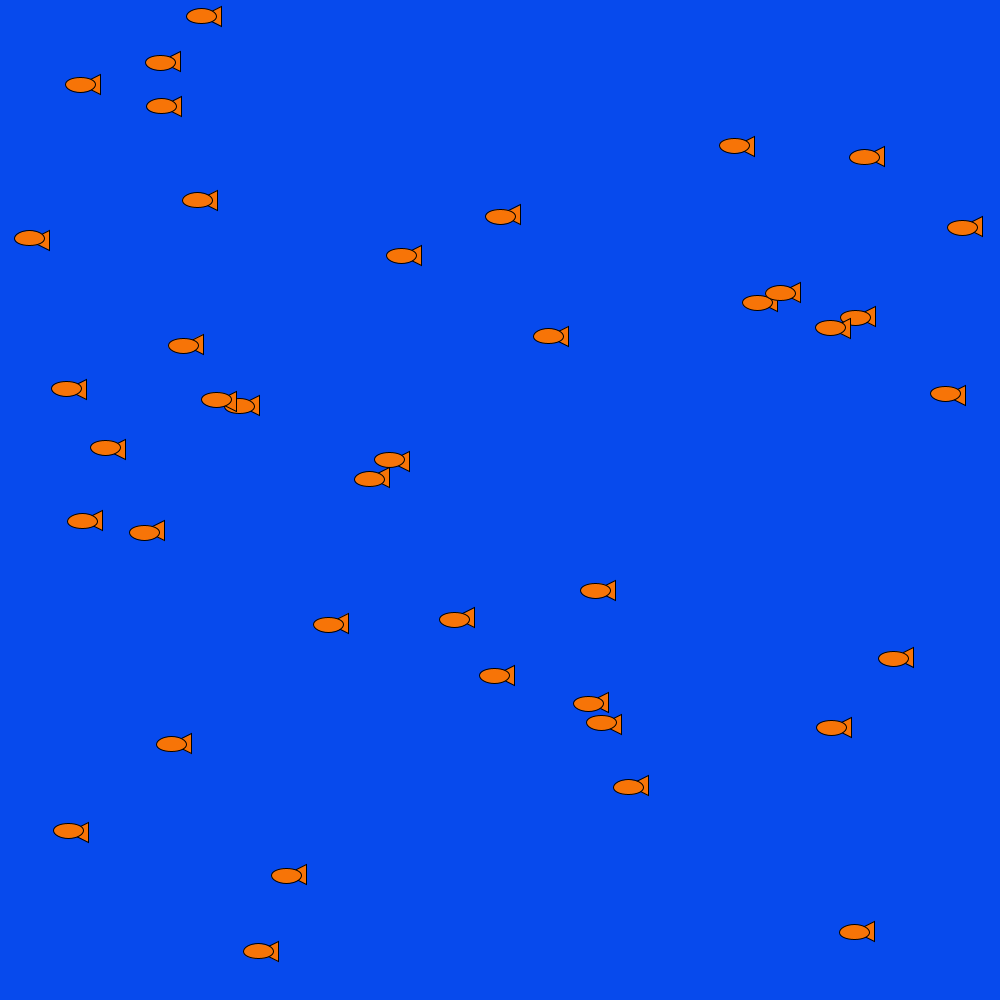
Frame 1 (no input)
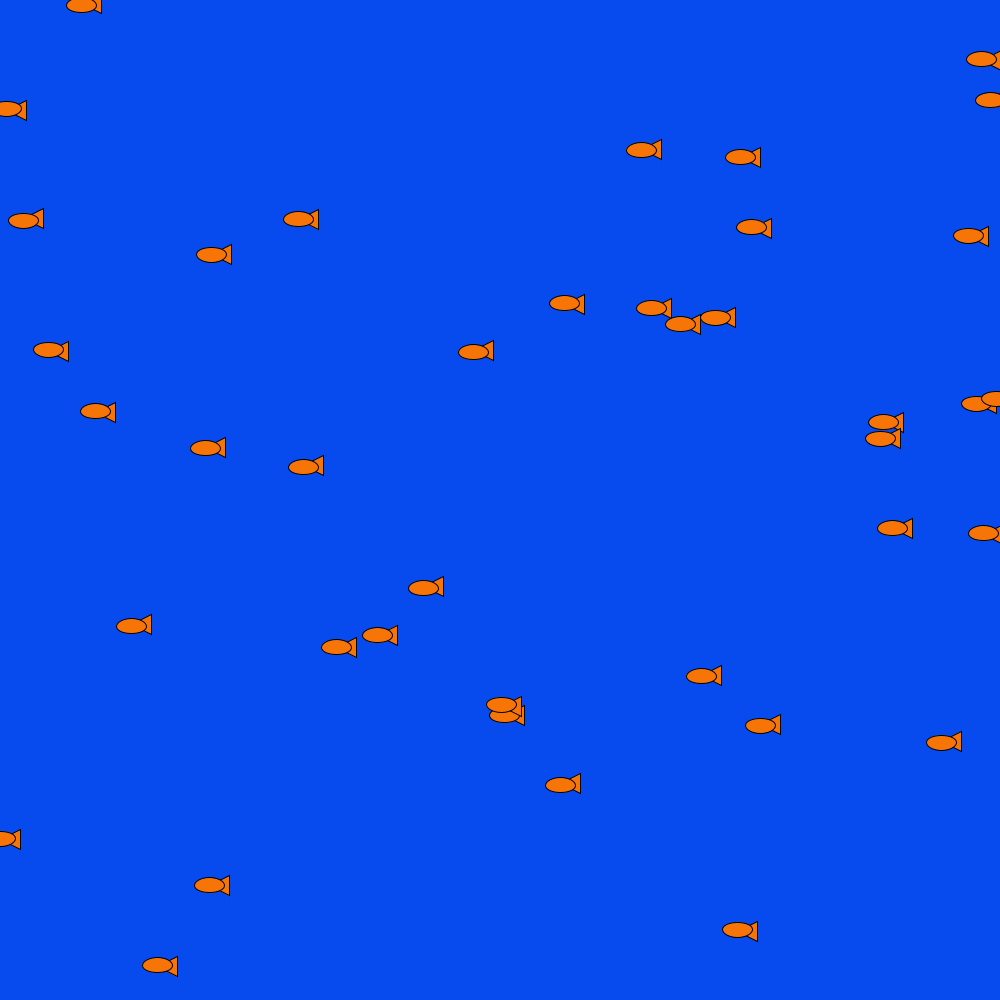
Frame 60 (the mouse pressed at the canvas centre just before this capture)
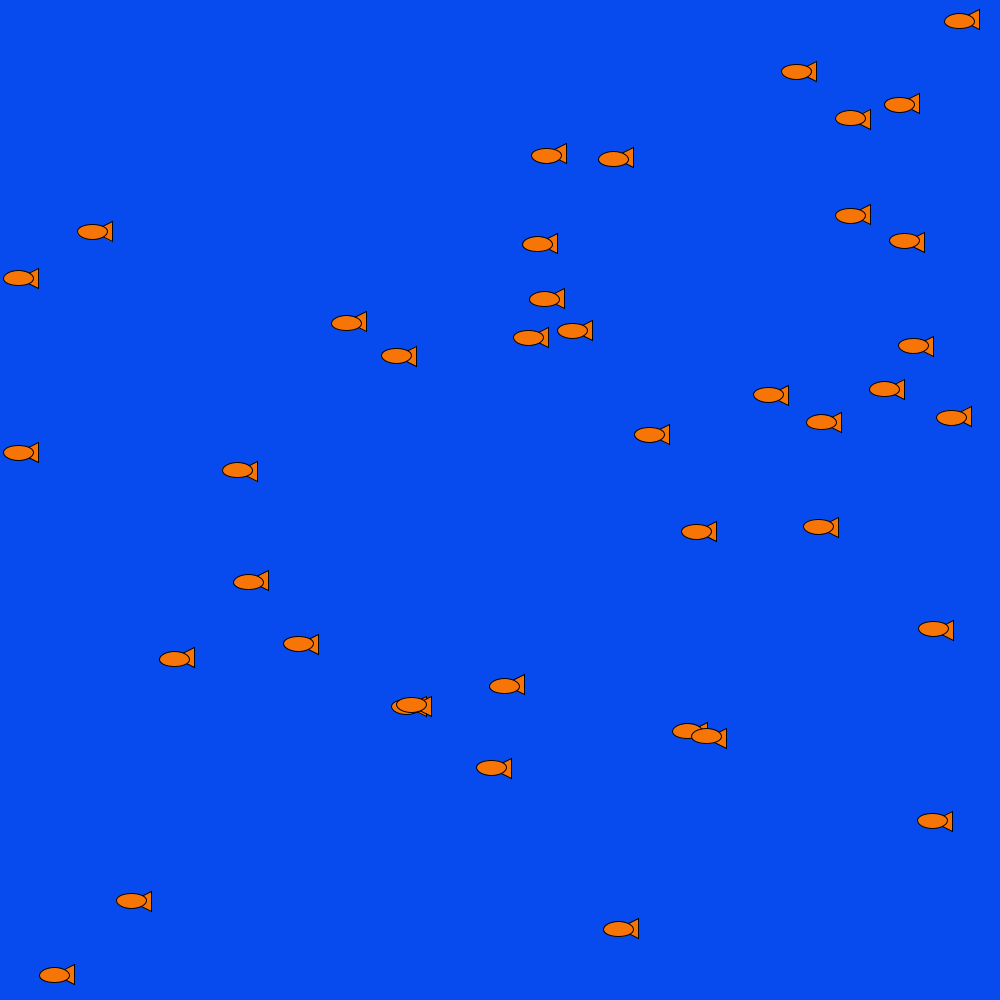
Frame 120 (the mouse held since frame 60 and released just before this capture)

The Processing sketch that drew these frames (run headless with seeded random() and noise(); from frame 60 on, the mouse is pressed at the canvas centre):

// Processing sketch: processing_123568
// ── processing_123568.pde

Fish [] myFish = new Fish [40];


void setup() {
  size(1000, 1000);
  float fishx = 200;
  float fishy = 200;

  for (int i = 0; i<40; i++) {
    myFish[i] = new Fish (color (#F77407), fishx, fishy, random(1, 4)); 
    fishx=random(0, width);
    fishy=random(0, height);
  }
}

void draw() {
  background(#074AED);
  for (int i = 0; i<40; i++) {
    myFish[i].swim();
    if (myFish[i].hitTest(mouseX,mouseY)){
      myFish[i].xpos=width+900;}
    myFish[i].display();
  }
}

class Fish {
  color c;
  float xpos;
  float ypos;
  float xspeed;

  // The Constructor is defined with arguments.
  Fish(color tempC, float tempXpos, float tempYpos, float tempXspeed) { 
    c = tempC;
    xpos = tempXpos;
    ypos = tempYpos;
    xspeed = tempXspeed;
  }

  void display() {
    stroke(0);
    fill(c);
    triangle(xpos+20, ypos+10, xpos, ypos, xpos +20, ypos-10);
    {ypos = ypos + random(-2,2);}
    ellipse(xpos, ypos, 30, 15);
    
  }

  void swim() {
    xpos = xpos - xspeed;
    if (xpos < 0) {
      xpos = width;}
     ypos = ypos + random(-1,1);
     if (ypos > height ) { ypos -=20;} 
     if (ypos <0) { ypos += 20;}
    
  }
  boolean hitTest (float mouseX, float mouseY) {
    if (dist(xpos, ypos, mouseX, mouseY) <60){
      return true;}else{return false;}}
}
